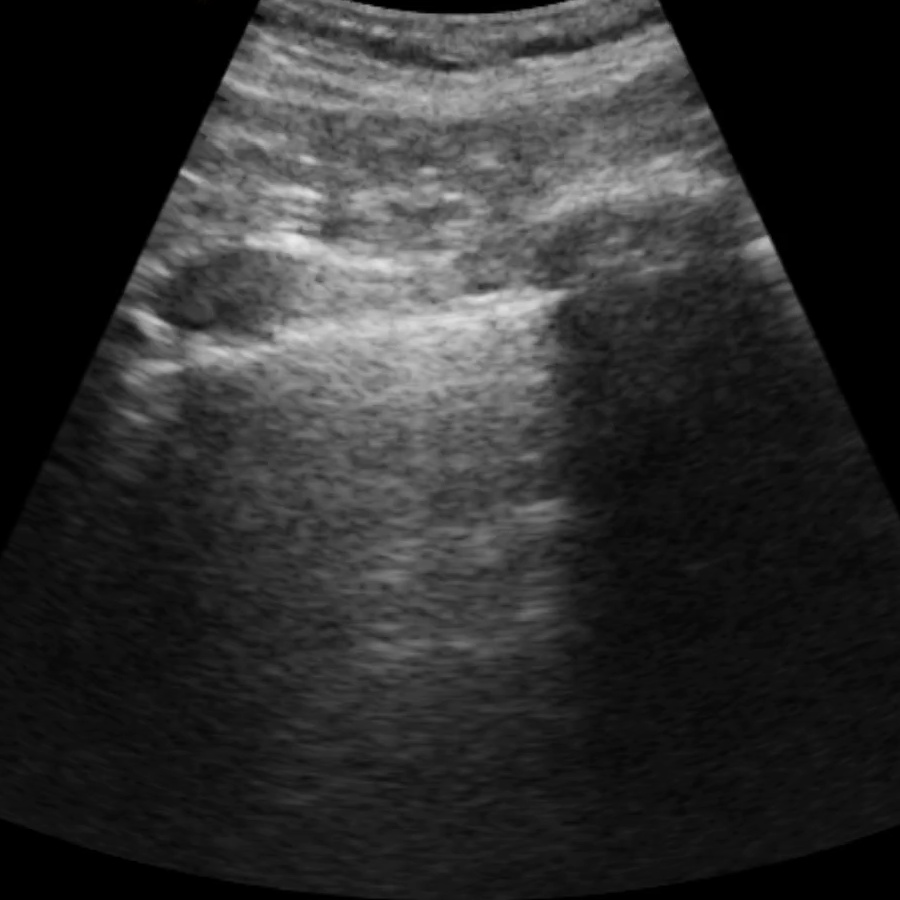
#> input picture image-enhancement-quality-improvement/input/example3.png, 900 x 900 px
$ python imgQualityImprTest.py
#> lines starting #> are read from the running program, lines starting #| are printed output that depends on the picture
### image-enhancement-quality-improvement/img_quality_impr.py
import numpy as np
import cv2
from Boundcon import Boundcon
from transmissionMap import CalTransmission
from dehazeFunction import Dehazefun
def image_quality_impr(imageUS, threshold):
    if imageUS.shape[2] == 4:
        imageUS = imageUS[:, :, :3]

    imageUS = cv2.cvtColor(imageUS, cv2.COLOR_RGB2GRAY)
    # imageUS = (imageUS - np.min(imageUS)) / (np.max(imageUS) - np.min(imageUS)) * 255
    imageUS = (imageUS - np.min(imageUS)) / np.max(imageUS) * 255
    # imageUS = imageUS.astype(np.uint8)

    HazeImg = np.stack((imageUS, imageUS, imageUS), axis=-1)
    # A = np.array([threshold * np.max(imageUS)] * 6)
    A = np.array([threshold * np.max(imageUS)+1e-10] * 3).round()

    #wsz = 3 previous parameter value
    wsz=3
    ts = Boundcon(HazeImg, A, 30, 300, wsz)

    lambda_ = 2
    # t = CalTransmission(HazeImg, ts, lambda_, 5.0, max_iterations=8)
    t = CalTransmission(HazeImg, ts, lambda_, 0.5, max_iterations=8)

    # [7 lines of commented-out code are left out]

    enh = 1 - t
    # enh = (enh - np.min(enh)) / (np.max(enh) - np.min(enh)) * 255
    enh = (enh) / (np.max(enh)) * 255

    # [4 lines of commented-out code are left out]


    imageUS_quality_impr = enh+imageUS
    resultImg = 255 * (imageUS_quality_impr / np.max(imageUS_quality_impr))
    return resultImg
    # [21 lines of commented-out code are left out]

### image-enhancement-quality-improvement/Boundcon.py
"""
The Plan:
1. Adjust the atmospheric light (A) and the bounds (C0, C1) to have consistent dimensions.
2. Ensure the hazy image's values are in float type for calculations.
3. Compute the transmission maps for the red (t_r), green (t_g), and blue (t_b) channels.
   - For each channel, calculate the ratio of the difference between the atmospheric light and the hazy image's intensity
     to the difference between the atmospheric light and the respective bounds.
   - Take the maximum ratio value as the transmission map for that channel.
4. Combine the channel-specific transmission maps to get the maximum transmission across channels.
5. Apply a morphological closing operation using a rectangular structuring element. This step helps in removing small
   dark spots and enhances the transmission map.

Parameters:
- HazeImg: A 3-channel hazy image.
- A: Atmospheric light vector. Can be single-valued or a 3-element array.
- C0: Lower bound for transmission. Can be single-valued or a 3-element array.
- C1: Upper bound for transmission. Can be single-valued or a 3-element array.
- sz: Size of the rectangular structuring element for morphological closing.

Returns:
- t_bdcon: The bound-constrained transmission map after morphological processing.

Dependencies:
- numpy: for numerical operations.
- scipy.ndimage: for applying the minimum filter.
- cv2: for morphological operations and structuring elements.
"""
import numpy as np
import cv2
def Boundcon(HazeImg, A, C0, C1, sz):
    if len(A) == 1:
        A = A * np.ones((3, 1))

    C0 = C0 * np.ones((3, 1))
    C1 = C1 * np.ones((3, 1))

    HazeImg = HazeImg.astype(float)
    eps = 1e-6

    t_r = np.maximum((A[0] - HazeImg[:, :, 0]) / (A[0] - C0[0] + eps), (HazeImg[:, :, 0] - A[0]) / (C1[0] - A[0] + eps))
    t_g = np.maximum((A[1] - HazeImg[:, :, 1]) / (A[1] - C0[1] + eps), (HazeImg[:, :, 1] - A[1]) / (C1[1] - A[1] + eps))
    t_b = np.maximum((A[2] - HazeImg[:, :, 2]) / (A[2] - C0[2] + eps), (HazeImg[:, :, 2] - A[2]) / (C1[2] - A[2] + eps))

    t_max = np.maximum(t_r, t_g, t_b)
    t_b = cv2.min(t_max, 1)

    se = cv2.getStructuringElement(cv2.MORPH_RECT, (sz, sz))
    t_bdcon = cv2.morphologyEx(t_b, cv2.MORPH_CLOSE, se)

    return t_bdcon

### image-enhancement-quality-improvement/transmissionMap.py
"""
The Plan:
1. CalWeightFun:
    - Take in the hazy image, a directional filter `D`, and a parameter `sigma`.
    - Compute weighted functions for each color channel using convolution with the directional filter.
    - This function  measures the local changes in intensity/color to guide the transmission estimation.

2. CalTransmission:
    - Usee the Fast Fourier Transform (FFT) for efficient computation.
    - Take the hazy image, an initial estimate of transmission `t`, a regularization parameter `lambda_`, a parameter `param`, and maximum number of iterations.
    - Use a set of pre-defined directional filters to compute the transmission map.
    - Iteratively refine the transmission map using an optimization approach, updating the map with respect to the weighted functions and constraints.

Dependencies:
    - Requires numpy for numerical operations.
    - Uses functions from scipy's signal module for 2D convolutions.
    - Uses scipy's fftpack for Fast Fourier Transforms.
"""
import numpy as np
from scipy import signal, fftpack
import cv2
def CalWeightFun(HazeImg, D, param):
    sigma = param
    HazeImg = HazeImg.astype(float) / 255
    d_r = signal.convolve2d(HazeImg[:, :, 0], D, mode='same')
    d_g = signal.convolve2d(HazeImg[:, :, 1], D, mode='same')
    d_b = signal.convolve2d(HazeImg[:, :, 2], D, mode='same')
    WFun = np.exp(-(d_r**2 + d_g**2 + d_b**2) / sigma / 2)
    return WFun

def CalTransmission(HazeImg, t, lambda_, param,max_iterations=6):
    nRows, nCols = t.shape
    nsz = 3
    NUM = nsz * nsz
    D = [np.array([[5, 5, 5], [-3, 0, -3], [-3, -3, -3]]),
         np.array([[-3, 5, 5], [-3, 0, 5], [-3, -3, -3]]),
         np.array([[-3, -3, 5], [-3, 0, 5], [-3, -3, 5]]),
         np.array([[-3, -3, -3], [-3, 0, 5], [-3, 5, 5]]),
         np.array([[5, 5, 5], [-3, 0, -3], [-3, -3, -3]]),
         np.array([[-3, -3, -3], [5, 0, -3], [5, 5, -3]]),
         np.array([[5, -3, -3], [5, 0, -3], [5, -3, -3]]),
         np.array([[5, 5, -3], [5, 0, -3], [-3, -3, -3]])]
    D = [d / np.linalg.norm(d) for d in D]
    WFun = [CalWeightFun(HazeImg, d, param) for d in D]
    Tf = fftpack.fftn(t)
    DS = sum([abs(fftpack.fftn(d, shape=(nRows, nCols)))**2 for d in D])

    beta = 1
    beta_rate = 2 * np.sqrt(2)
    max_beta = 2**8
    Outiter = 0

    while Outiter < max_iterations and beta < max_beta:
        gamma = lambda_ / beta
        Outiter += 1
        # print(f'Outer iteration {Outiter}; beta {beta:.3g}')
        DU = 0
        for d, w in zip(D, WFun):
            dt = signal.convolve2d(t, d, mode='same', boundary='wrap')
            u = np.maximum(abs(dt) - w / beta / len(D), 0) * np.sign(dt)
            DU += fftpack.fftn(signal.convolve2d(u, np.rot90(d, 2), mode='same', boundary='wrap'))
        t = np.abs(fftpack.ifftn((gamma * Tf + DU) / (gamma + DS)))
        beta *= beta_rate

    return t

### image-enhancement-quality-improvement/imgQualityImprTest.py
# external package import
import numpy as np
import cv2
from img_quality_impr import image_quality_impr
# from show import show
import os
def lambda_handler(event, context):
    try:
        # Decode the image array using cv2
        # print(os.getcwd())
        image = cv2.imread('input/example3.png')
#> image is the input picture: shape (900, 900, 3); mean B, G, R 46.2, 46.2, 46.2
        # print(image)
        result_img = image_quality_impr(image, 0.95)
#> in image_quality_impr, `A = np.array([threshold * np.max(imageUS)+1e-10] * 3).round()`: A = [242, 242, 242]
#> in Boundcon, `t_r = np.maximum((A[0] - HazeImg[:, :, 0]) / (A[0] - C0[0] + eps), (Ha..`:
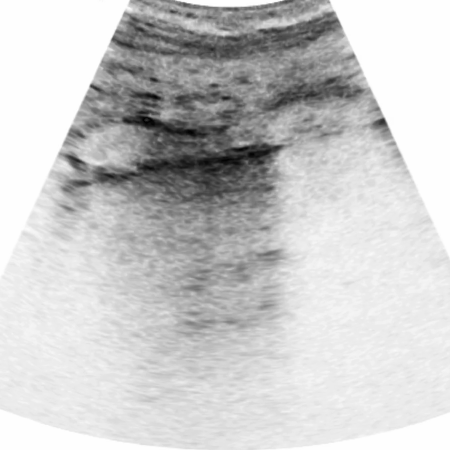
#> t_r: shape (900, 900) float64 (shown at 1/2 size); min 0.0001, max 1.14, mean 0.905; drawn with min black and max white
#> in Boundcon, `t_b = cv2.min(t_max, 1)`:
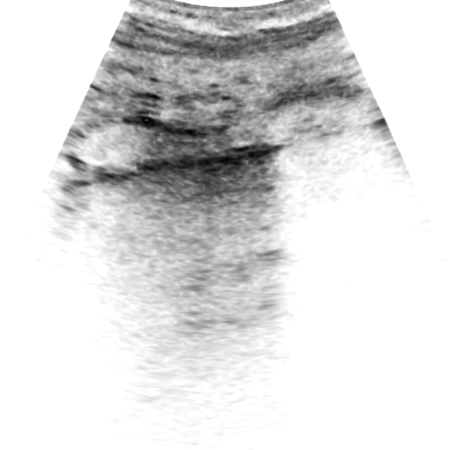
#> t_b: shape (900, 900) float64 (shown at 1/2 size); min 0.0001, max 1, mean 0.862
#> in CalWeightFun, `WFun = np.exp(-(d_r**2 + d_g**2 + d_b**2) / sigma / 2)`:
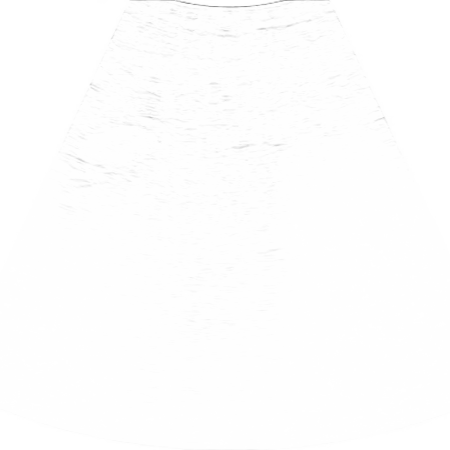
#> WFun: shape (900, 900) float64 (shown at 1/2 size); min 0.337, max 1, mean 0.997
#> in CalWeightFun (call 7), `d_r = signal.convolve2d(HazeImg[:, :, 0], D, mode='same')`:
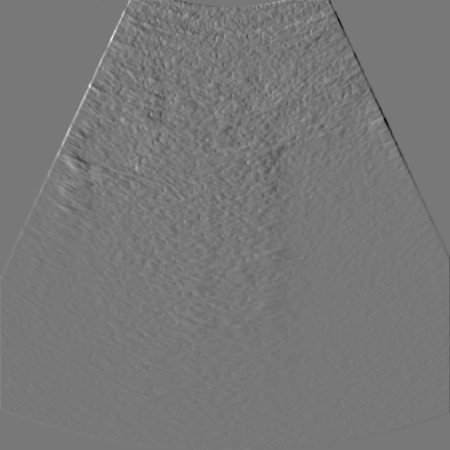
#> d_r: shape (900, 900) float64 (shown at 1/2 size); min -0.341, max 0.383, mean 4.69e-06; drawn with min black and max white
#> in CalTransmission, `WFun = [CalWeightFun(HazeImg, d, param) for d in D]`: WFun = 8 items
#> after the loop in CalTransmission, `while Outiter < max_iterations and beta < max_beta:`: Outiter = 6; beta = 512
#> in image_quality_impr, `enh = (enh) / (np.max(enh)) * 255`:
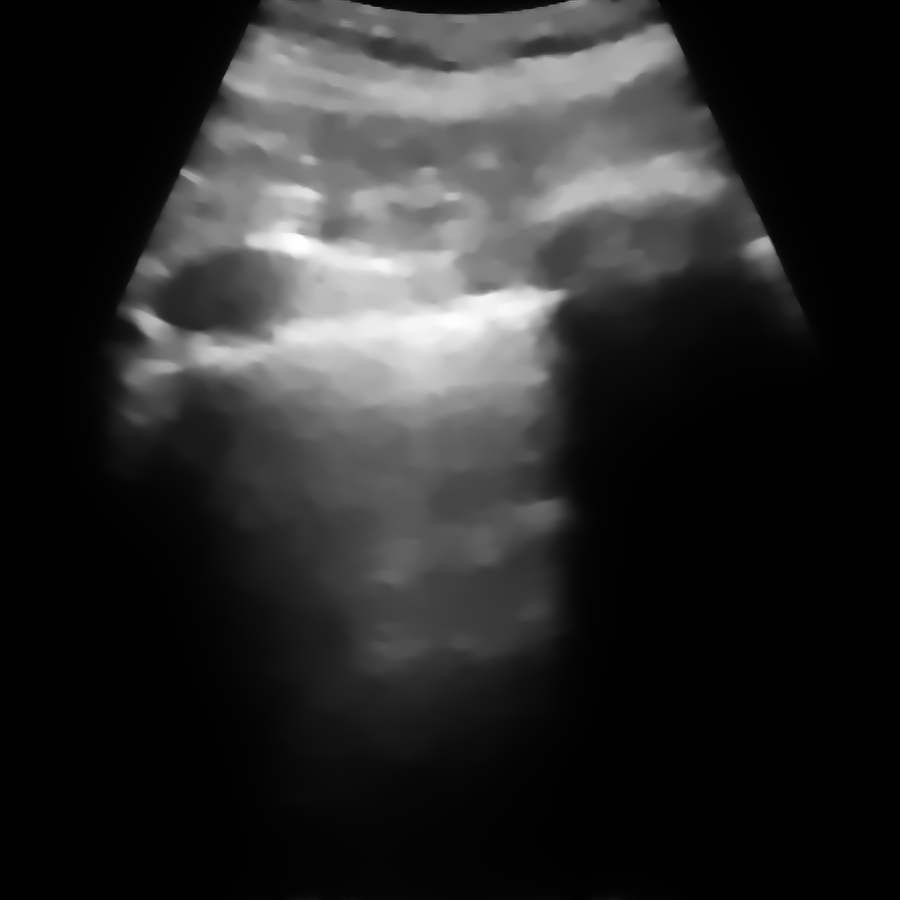
#> enh: shape (900, 900) float64; min 0.0122, max 255, mean 42
        cv2.imwrite('output/example3_0.95.png', result_img)


    except Exception as e:
        print(f"Error: {str(e)}")
        return {
            'statusCode': 500,
            'body': str(e)
        }


if __name__ == "__main__":
    lambda_handler({}, {})
# image_enhancement()

$ run again, with image-enhancement-quality-improvement/input/example4.png copied over image-enhancement-quality-improvement/input/example3.png
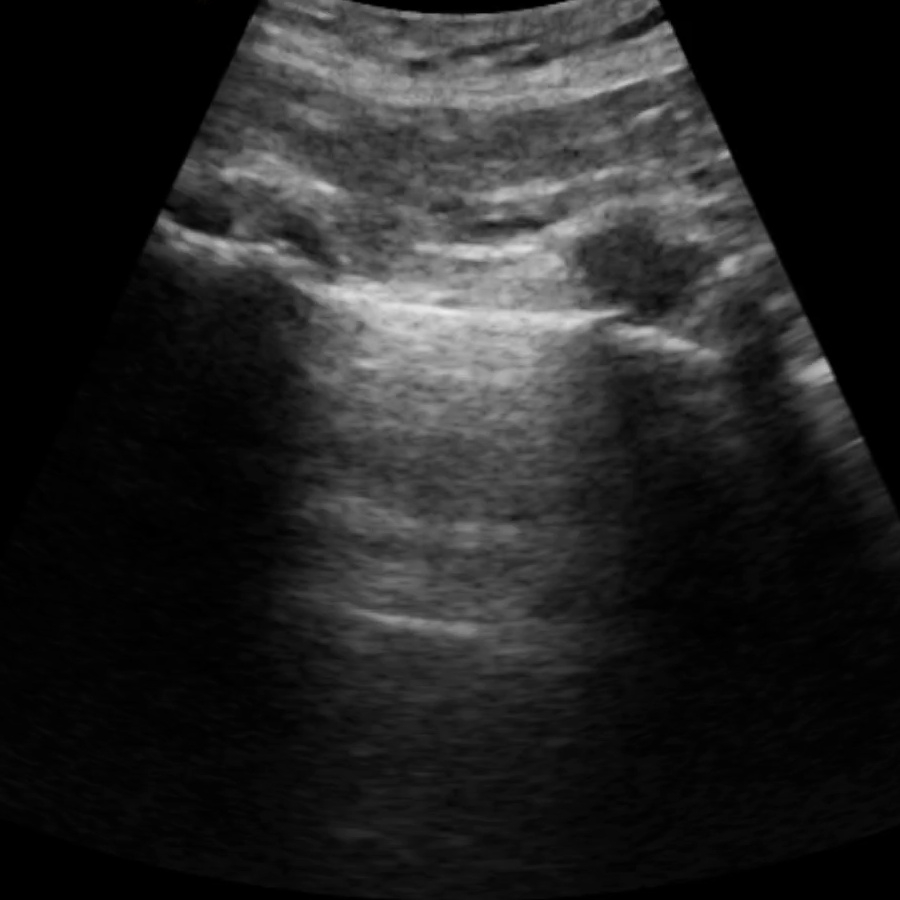
#> input picture image-enhancement-quality-improvement/input/example4.png, 900 x 900 px
#> in lambda_handler, image is the input picture: shape (900, 900, 3); mean B, G, R 35.9, 35.9, 35.9
#> A = [242, 242, 242]
#> in CalWeightFun (call 7), `d_r = signal.convolve2d(HazeImg[:, :, 0], D, mode='same')`:
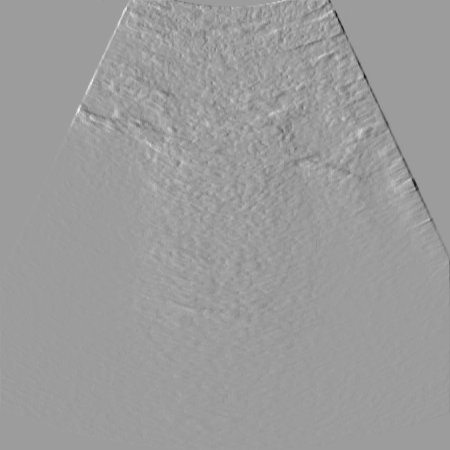
#> d_r: shape (900, 900) float64 (shown at 1/2 size); min -0.36, max 0.228, mean 1.29e-05; drawn with min black and max white
#> in CalTransmission, `WFun = [CalWeightFun(HazeImg, d, param) for d in D]`: WFun = 8 items
#> after the loop in CalTransmission, `while Outiter < max_iterations and beta < max_beta:`: Outiter = 6; beta = 512
#> in image_quality_impr, `enh = (enh) / (np.max(enh)) * 255`:
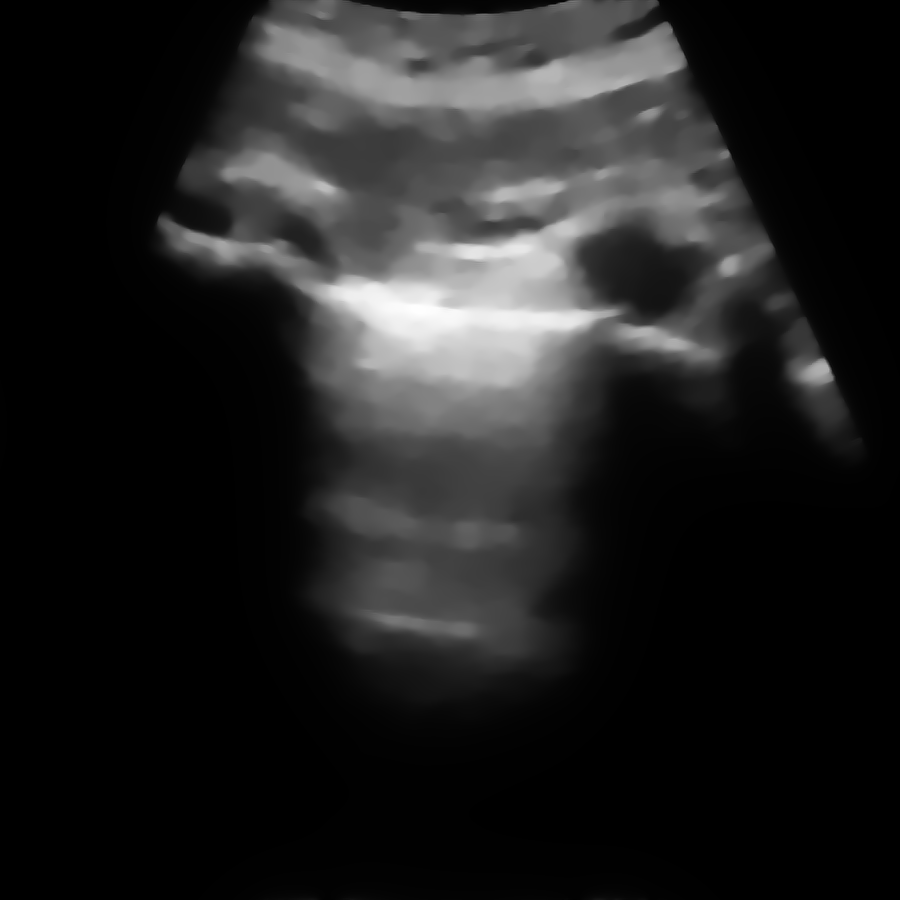
#> enh: shape (900, 900) float64; min 0.00652, max 255, mean 32.8

$ run again, with image-enhancement-quality-improvement/input/Breast1pre.PNG copied over image-enhancement-quality-improvement/input/example3.png
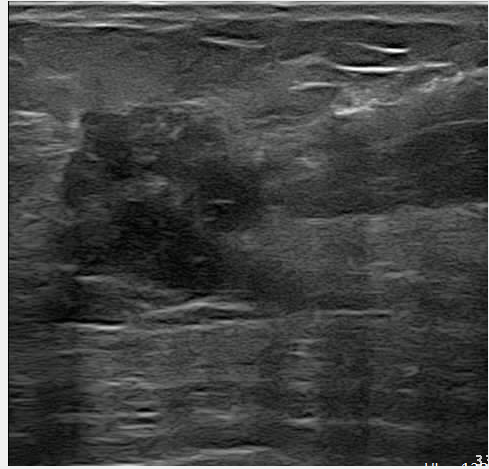
#> input picture image-enhancement-quality-improvement/input/Breast1pre.PNG, 489 x 469 px
#> in lambda_handler, image is the input picture: shape (469, 489, 3); mean B, G, R 65.3, 66.2, 65.3
#> A = [241, 241, 241]
#> in CalTransmission, `WFun = [CalWeightFun(HazeImg, d, param) for d in D]`: WFun = 8 items
#> the loop in CalTransmission, `while Outiter < max_iterations and beta < max_beta:` made 6 passes
#> pass 1, in CalTransmission, `t = np.abs(fftpack.ifftn((gamma * Tf + DU) / (gamma + DS)))`:
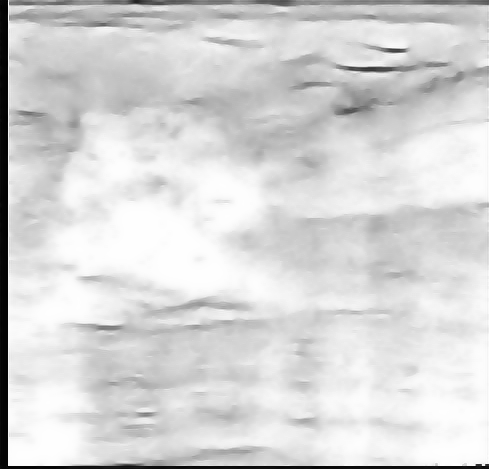
#> t: shape (469, 489) float64; min 0.000262, max 1, mean 0.845; drawn with min black and max white
#> after the loop in CalTransmission, `while Outiter < max_iterations and beta < max_beta:`: Outiter = 6; beta = 512
#> in image_quality_impr, `imageUS_quality_impr = enh+imageUS`:
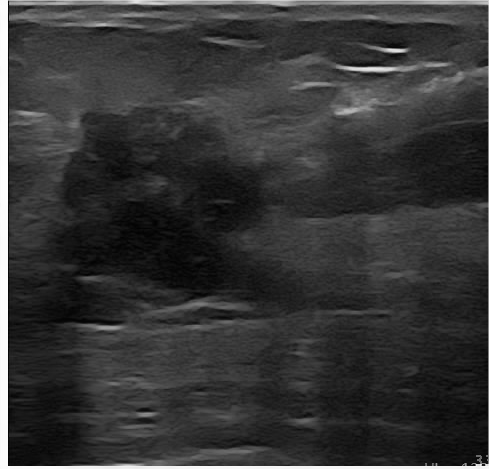
#> imageUS_quality_impr: shape (469, 489) float64; min 0.923, max 494, mean 104.9; drawn with min black and max white
